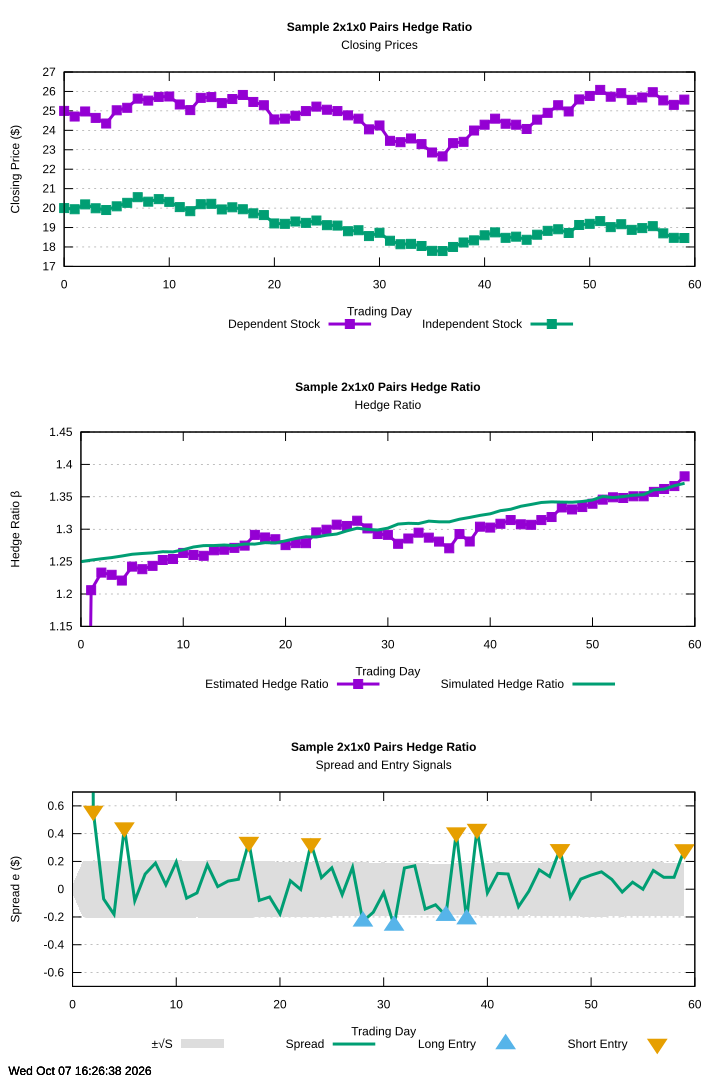

Recreate this plot in gnuplot.
#!/usr/bin/gnuplot
#  _  __          _      __  __          _   _
# | |/ /    /\   | |    |  \/  |   /\   | \ | |
# | ' /    /  \  | |    | \  / |  /  \  |  \| |
# |  <    / /\ \ | |    | |\/| | / /\ \ | . ` |
# | . \  / ____ \| |____| |  | |/ ____ \| |\  |
# |_|\_\/_/    \_\______|_|  |_/_/    \_\_| \_|

# Kalman Filter
# Version 0.6.0
# https://github.com/FrancoisCarouge/Kalman

# SPDX-License-Identifier: Unlicense

# This is free and unencumbered software released into the public domain.

# Anyone is free to copy, modify, publish, use, compile, sell, or
# distribute this software, either in source code form or as a compiled
# binary, for any purpose, commercial or non-commercial, and by any
# means.

# In jurisdictions that recognize copyright laws, the author or authors
# of this software dedicate any and all copyright interest in the
# software to the public domain. We make this dedication for the benefit
# of the public at large and to the detriment of our heirs and
# successors. We intend this dedication to be an overt act of
# relinquishment in perpetuity of all present and future rights to this
# software under copyright law.

# THE SOFTWARE IS PROVIDED "AS IS", WITHOUT WARRANTY OF ANY KIND,
# EXPRESS OR IMPLIED, INCLUDING BUT NOT LIMITED TO THE WARRANTIES OF
# MERCHANTABILITY, FITNESS FOR A PARTICULAR PURPOSE AND NONINFRINGEMENT.
# IN NO EVENT SHALL THE AUTHORS BE LIABLE FOR ANY CLAIM, DAMAGES OR
# OTHER LIABILITY, WHETHER IN AN ACTION OF CONTRACT, TORT OR OTHERWISE,
# ARISING FROM, OUT OF OR IN CONNECTION WITH THE SOFTWARE OR THE USE OR
# OTHER DEALINGS IN THE SOFTWARE.

# For more information, please refer to <https://unlicense.org>

set terminal svg enhanced background rgb "white" size 720,1080
set datafile separator ","
set output "kalman/sample/kf_2x1x0_pairs_hedge_ratio_unit/kf_2x1x0_pairs_hedge_ratio_unit.svg"
set timestamp
set xlabel "Trading Day"
set grid ytics
set key bmargin center horizontal

set multiplot layout 3,1

set title "{/:Bold Sample 2x1x0 Pairs Hedge Ratio}\nClosing Prices"
set ylabel "Closing Price ($)"
plot "/tmp/kalman/kf_2x1x0_pairs_hedge_ratio_unit.csv" using 1:3 with linespoints linewidth 3 pointtype 5 title "Dependent Stock", \
  "/tmp/kalman/kf_2x1x0_pairs_hedge_ratio_unit.csv" using 1:2 with linespoints linewidth 3 pointtype 5 title "Independent Stock"

set title "{/:Bold Sample 2x1x0 Pairs Hedge Ratio}\nHedge Ratio"
set ylabel "Hedge Ratio β"
set yrange [1.15:1.45]
plot "/tmp/kalman/kf_2x1x0_pairs_hedge_ratio_unit.csv" using 1:4 with linespoints linewidth 3 pointtype 5 title "Estimated Hedge Ratio", \
  "/tmp/kalman/kf_2x1x0_pairs_hedge_ratio_unit.csv" using 1:8 with lines linewidth 3 title "Simulated Hedge Ratio"

set title "{/:Bold Sample 2x1x0 Pairs Hedge Ratio}\nSpread and Entry Signals"
set ylabel "Spread e ($)"
set yrange [-0.7:0.7]
plot "/tmp/kalman/kf_2x1x0_pairs_hedge_ratio_unit.csv" using 1:(-$7):7 with filledcurves fillcolor rgb "#dddddd" fillstyle solid noborder title "±√S", \
  "/tmp/kalman/kf_2x1x0_pairs_hedge_ratio_unit.csv" using 1:6 with lines linewidth 3 title "Spread", \
  "/tmp/kalman/kf_2x1x0_pairs_hedge_ratio_unit.csv" using 1:($6 < -$7 ? $6 : NaN) with points pointtype 9 pointsize 1.5 title "Long Entry", \
  "/tmp/kalman/kf_2x1x0_pairs_hedge_ratio_unit.csv" using 1:($6 > $7 ? $6 : NaN) with points pointtype 11 pointsize 1.5 title "Short Entry"
